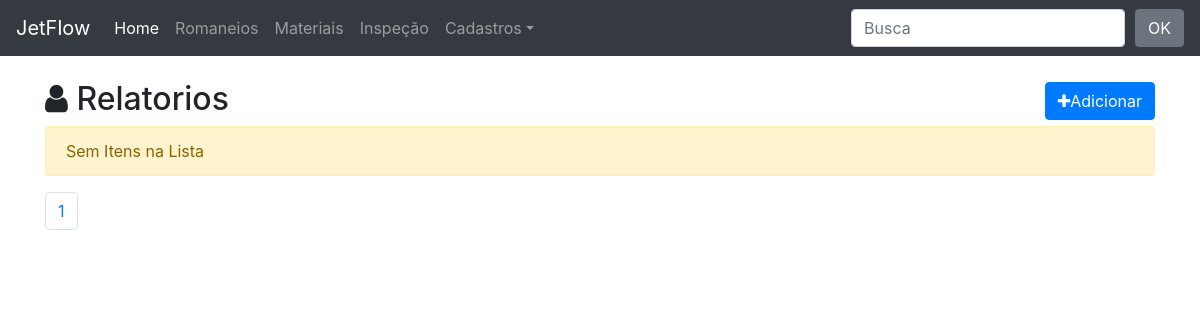
Page /qualidade/ on the earlier database version.
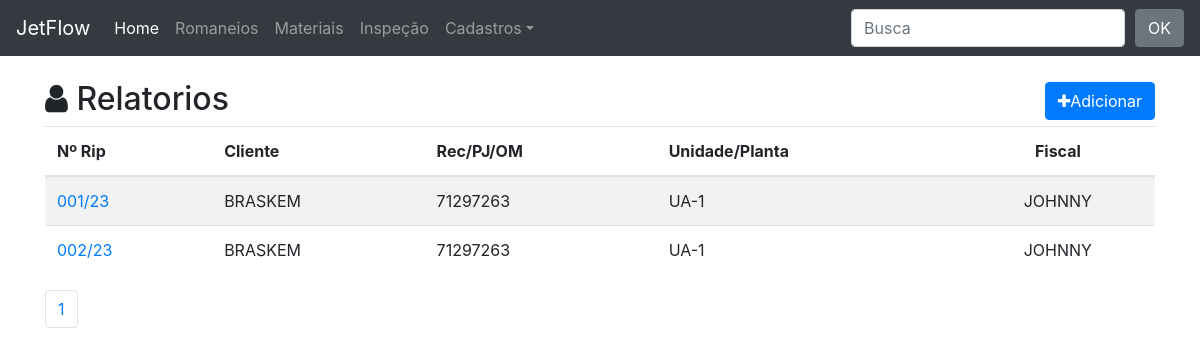
Same page on the later database version.
### qualidade/models.py (models this page shows, shortened)
class RelatorioInspecao(models.Model):
    rip = models.CharField('Relatório nº',max_length=15, unique=True)
    cliente = models.CharField('Cliente',max_length=15, blank=True, null=True)
    data = models.DateField(verbose_name='Data serviço')
    rec = models.CharField(max_length=15, blank=True, null=True)
    nota = models.CharField('Nota',max_length=15, blank=True, null=True)
    tag = models.CharField('Tag',max_length=20, blank=True, null=True)
    tipo_serv = models.CharField('Tipo serviço',max_length=20, blank=True, null=True)
    unidade = models.ForeignKey(Area, on_delete=models.CASCADE, related_name='areaa')
    setor = models.CharField('Setor',max_length=15, blank=True, null=True)
    corrosividade = models.CharField(max_length=15, choices=CORROS)
    esquema_pint = models.CharField('Esquema',max_length=20, blank=True, null=True)
    esp_esquema = models.CharField("Espessura",max_length=20, blank=True, null=True)
    cor_final = models.CharField(max_length=20, blank=True, null=True)
    fiscal = models.ForeignKey(Solicitante, on_delete=models.CASCADE, related_name='solicitantee')
    inspetor = models.CharField(max_length=20, blank=True, null=True)
    obs_inst = models.TextField('Instrumentos de medição',blank=True, null=True)
    obs_final = models.TextField('Observações finais', blank=True, null=True)
    rnc_n = models.BooleanField('Rnc ?',default=False)
    aprovado = models.BooleanField(default=True)
    tratamento = models.CharField('Tratamento',max_length=20, blank=True, null=True)
    inicio = models.DateTimeField(verbose_name='Inicio')
    termino = models.DateTimeField(verbose_name='Fim')
    temp_ambiente = models.DecimalField('Temperatura ambiente', max_digits=4, decimal_places=2)
    ura = models.DecimalField('Úmidade relativa', max_digits=4, decimal_places=2)
    po = models.DecimalField('Ponto de Orvalho', max_digits=4, decimal_places=2)
    temp_super = models.DecimalField('Temperatura da superfície', max_digits=4, decimal_places=2)
    imtemperismo = models.CharField('Grau de imtemperismo',max_length=2, blank=True, null=True)
    descontaminacao = models.CharField('Descontaminação',max_length=20, blank=True, null=True)
    poeira_tam = models.CharField('Teste de poeira tamanho',max_length=10, blank=True, null=True)
    poeira_quant = models.CharField('Teste de poeira quantidade',max_length=10, blank=True, null=True)
    teor_sais = models.CharField('Teor sais soluveis na superfície',max_length=10, blank=True, null=True)
    ambiente_pintura = models.CharField('Ambiente pintura',max_length=30, blank=True, null=True)
    rugosidade = models.DecimalField('Rugosidade', max_digits=6, decimal_places=2)
    laudo = models.BooleanField(default=True)
    class Meta:
        ordering = ('rip',)
    def get_absolute_url(self):
        return reverse_lazy('qualidade:relatorios_detail', kwargs={'pk': self.pk})

### romaneio/models.py (models this page shows)
class Area(models.Model):
    area = models.CharField(max_length=30, unique=True)
    class Meta:
        ordering = ('area',)
    def __str__(self):
        return self.area

class Solicitante(models.Model):
    solicitante = models.CharField(max_length=30, unique=True)
    class Meta:
        ordering = ('solicitante',)
    def __str__(self):
        return self.solicitante

### qualidade/views.py (the view)
# urls.py: path('qualidade/', v.RelatoriosList.as_view(), name='relatorios_list'),
class RelatoriosList(ListView):
    model = RelatorioInspecao
    template_name = 'relatorios_list.html'
    paginate_by = 20
    context_object_name = 'objects_list'
    def get_queryset(self):
        queryset = super(RelatoriosList, self).get_queryset()
        search = self.request.GET.get('search')
        if search:
            queryset = queryset.filter(
                Q(rip__icontains=search) |
                Q(cliente__icontains=search)
            )
        return queryset

### qualidade/templates/relatorios_list.html
{% extends "base.html" %}
{% block content %}
    <div class="page-header">
        <h2><i class="fa fa-user"></i> Relatorios
            <span class="pull-right">
                <div style="display: flex;">
                <a href="{% url 'qualidade:relatorios_add' %}">
                    <button type="button" class="btn btn-primary">
                        <span class="fa fa-plus"></span>Adicionar
                    </button>
                </a>
                </div>
            </span>
        </h2>
        {% if objects_list %}
        <table class="table table-striped">
            <thead>
                <tr>
                    <th>Nº Rip</th>
                    <th>Cliente</th>
                    <th>Rec/PJ/OM</th>
                    <th>Unidade/Planta</th>
                    <th class="text-center">Fiscal</th>
                </tr>
            </thead>
            <tbody>
                {% for object in objects_list %}
                <tr>
                    <td><a href="{{ object.get_absolute_url }}">{{ object.rip }}</a></td>
                    <td>{{ object.cliente }}</td>
                    <td>{{ object.rec }}</td>
                    <td>{{ object.unidade }}</td>
                    <td class="text-center">{{ object.fiscal }}</td>
                </tr>
                {% endfor %}
            </tbody>
        </table>
        {% else %}
        <p class="alert alert-warning">Sem Itens na Lista </p>
        {% endif %}
    </div>
    {% include "includes/pagination.html" %}
{% endblock content %}

### core/templates/base.html (shortened to what this page needs)
<!doctype html>
{% load static %}
<html lang="en">
  <head>
    <link rel="stylesheet" href="{% static 'css/bootstrap_modified.css' %}">
    <link rel="stylesheet" href="https://stackpath.bootstrapcdn.com/font-awesome/4.7.0/css/font-awesome.min.css">
    <link href="https://cdnjs.cloudflare.com/ajax/libs/select2/4.0.6-rc.0/css/select2.min.css" rel="stylesheet" />
    <link rel="stylesheet" href="{% static 'css/style.css' %}">
  </head>
  <body>
    {% include "includes/nav.html" %}
    <div class="container">
      {% block content %}   {% endblock content %}
    </div>
  </body>
</html>

### core/templates/includes/nav.html (shortened to what this page needs)
<nav class="navbar navbar-expand-md navbar-dark bg-dark fixed-top">
    <a class="navbar-brand" href="#">JetFlow</a>
    <div class="collapse navbar-collapse" id="navbarsExampleDefault">
        <ul class="navbar-nav mr-auto">
            <li class="nav-item active">
                <a class="nav-link" href="/">Home <span class="sr-only">(current)</span></a>
            </li>
            <li class="nav-item">
                <a class="nav-link" href="{% url 'romaneio:romaneio_list' %}">Romaneios</a>
            </li>
            <li class="nav-item">
                <a class="nav-link" href="{% url 'material:material_list' %}">Materiais</a>
            </li>
            <li class="nav-item">
                <a class="nav-link" href="{% url 'qualidade:relatorios_list' %}">Inspeção</a>
            </li>
            <li class="nav-item dropdown">
                <a class="nav-link dropdown-toggle" href="#" id="dropdown01" data-toggle="dropdown" aria-haspopup="true" aria-expanded="false">Cadastros</a>
            </li>
        </ul>
        <form action="." method="GET" class="form-inline">
            <input type="text" id="search" name="search" class="form-control" placeholder="Busca">
            <input type="submit" class="btn btn-secondary" style="margin-left: 10px;" value="OK">
          </form>
    </div>
</nav>

### core/templates/includes/pagination.html (shortened to what this page needs)
<div class="row text-center">
  <div class="col-lg-12">
    <ul class="pagination">
      {% for pg in page_obj.paginator.page_range %}
        {% if pg == 1 or pg == 2 or pg == 3 or pg == page_obj.paginator.num_pages or pg == page_obj.paginator.num_pages|add:'-1' or pg == page_obj.paginator.num_pages|add:'-2' %}
          <li class="page-item"><a class="page-link" href="?page={{ pg }}{% if request.GET.q %}&q={{ request.GET.q }}{% endif %}">{{ pg }}</a></li>
        {% endif %}
      {% endfor %}
    </ul>
  </div>
</div>

### core/static/css/style.css (style rules this page uses)
body { margin-top: 80px; }

Differences in the rows shown:
added RelatorioInspecao: rip "001/23", cliente "BRASKEM", rec "71297263", unidade "UA-1", fiscal "JOHNNY"
added RelatorioInspecao: rip "002/23", cliente "BRASKEM", rec "71297263", unidade "UA-1", fiscal "JOHNNY"
Other differences:
text no longer shown: "Sem Itens na Lista"
text now shown: "Nº Rip Cliente Rec/PJ/OM Unidade/Planta Fiscal"
